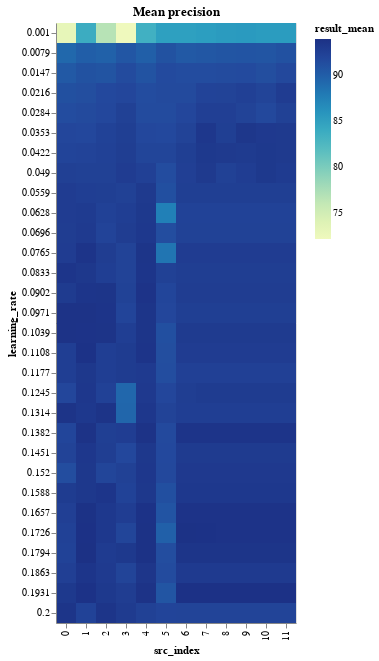

Source (notebook cell):
### Code cell
learning_rate_results_encoding = {
    "x": "src_index:O",
    "y": "learning_rate:O",
    "color": "result_mean:Q",
}
learning_rate_results_tooltip = [
    "result_mean",
    "result_std",
    "neurons",
    "layers",
    "epochs",
    "learning_rate",
    "src_index",
]
LEARNING_RATE_BINS = np.array_split(
    LEARNING_RATE_RANGE, LEARNING_RATE_RANGE.max() // LEARNING_RATE_BIN_SIZE + 1
)


def binified_learning_rate_heatmap(title, lr_df):
    return binified_heatmap(
        title,
        lr_df,
        "learning_rate",
        LEARNING_RATE_BINS,
        learning_rate_results_tooltip,
        **learning_rate_results_encoding
    )


binified_learning_rate_heatmap("Mean precision", learning_rate_results_df)

### Figure 1 — Vega-Lite specification as saved in the notebook (floating-point values rounded to 4 significant figures; data arrays with more than 128 entries replaced by an {"elided": "..."} marker saying what was removed)
{"config": {"view": {"continuousWidth": 400, "continuousHeight": 300}}, "hconcat": [{"mark": "rect", "encoding": {"color": {"type": "quantitative", "field": "result_mean"}, "tooltip": [{"type": "quantitative", "field": "result_mean"}, {"type": "quantitative", "field": "result_std"}, {"type": "quantitative", "field": "neurons"}, {"type": "quantitative", "field": "layers"}, {"type": "quantitative", "field": "epochs"}, {"type": "quantitative", "field": "learning_rate"}, {"type": "quantitative", "field": "src_index"}], "x": {"type": "ordinal", "field": "src_index"}, "y": {"type": "ordinal", "field": "learning_rate"}}, "selection": {"selector009": {"type": "interval", "bind": "scales", "encodings": ["x", "y"]}}, "title": "Mean precision"}], "data": {"name": "data-a680defb57e4b374527727c3868219e7"}, "$schema": "https://vega.github.io/schema/vega-lite/v4.8.1.json", "datasets": {"data-a680defb57e4b374527727c3868219e7": {"elided": "360 records"}}}
